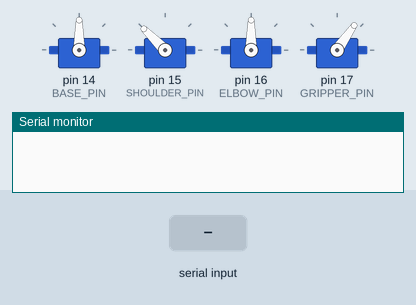
Simulated run of this sketch. Board: Arduino Uno, built with avr-gcc and run on an emulated ATmega328P. Shown: 4 × servo, the last lines printed to the serial monitor. The test bench sets the inputs (shaded band).

Above: at 1.2 s.
1.3 s: "H\n" received over Serial
At 1.45 s:
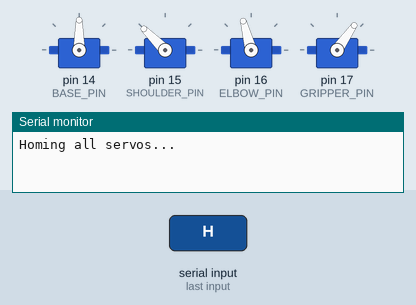
At 2.0 s:
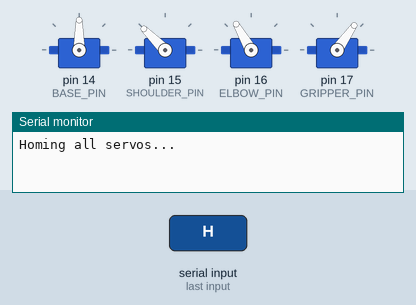
3.1 s: "90,45\n" received over Serial
4.6 s: "V,45\n" received over Serial
Timing chart, 0 to 7.6 s (numbered marks = the images above; inputs shaded):
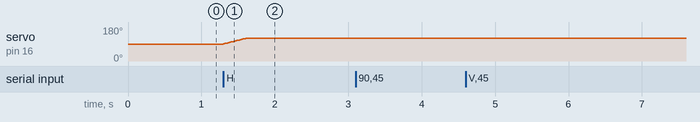

The sketch:

serial_arm_template.ino
```cpp
// TAKE NOTE: Once you find the angle limit for each joint,
// modify the following code to prevent the arm moving past these limits

#include <Servo.h>

const int BASE_PIN     = 14; // A0
const int SHOULDER_PIN = 15; // A1
const int ELBOW_PIN    = 16; // A2
const int GRIPPER_PIN  = 17; // A3

Servo base, shoulder, elbow, gripper;

int basePos = 90, shoulderPos = 135, elbowPos = 90, gripperPos = 55;
int msPerDeg = 10;

int parse3(const String *s) {
  if (!s) return -1;
  if (s->length() != 3) return -1;
  if (!isDigit(s->charAt(0)) || !isDigit(s->charAt(1)) || !isDigit(s->charAt(2))) return -1;
  return (s->charAt(0) - '0') * 100 + (s->charAt(1) - '0') * 10 + (s->charAt(2) - '0');
}

// moveSmooth takes in Servo name, Servo's current angle, and the new target angle
void moveSmooth(Servo *sv, int *cur, int target) {
  // Safeguard
  if (!sv || !cur) return;

  // Limits target to stay within a specified range
  target = constrain(target, 0, 180);

  // If target angle is greater than current angle, step is +ve
  // else, stel is -ve
  int step = (target > *cur) ? 1 : -1;

  while (*cur != target) {
    *cur += step;
    sv->write(*cur); // Need to change this in bare metal interpretation
    delay(msPerDeg);
  }
}

void homeAll() {
  moveSmooth(&base,     &basePos,     90); //neutral 090, range 000 to 180 (left right)
  moveSmooth(&shoulder, &shoulderPos, 135); //neutral 150, range 090 to 180 (up down)
  //shoulder min value assumes elbow is at neutral
  //shoulder 090 -> 60 <= elbow <= 160
  //shoulder 180 -> 50 <= elbow <= 180
  moveSmooth(&elbow,    &elbowPos,    120); //neutral 090, range 030 to 180 (front back)
  //elbow 180 -> 110 <= shoulder <= 160
  //elbow 050 -> 040 <= shoulder <= 100
  moveSmooth(&gripper,  &gripperPos,  55); //neutral 050, range 055 to 090 (grabby claw)
}

void setup() {
  Serial.begin(115200);

  // Each pin is asigned to each Servo
  base.attach(BASE_PIN);
  shoulder.attach(SHOULDER_PIN);
  elbow.attach(ELBOW_PIN);
  gripper.attach(GRIPPER_PIN);

  // Sets all Servos to 90deg(Default)
  base.write(basePos);
  shoulder.write(shoulderPos);
  elbow.write(elbowPos);
  gripper.write(gripperPos);
}

void loop() {
  if (!Serial.available()) return;

  // Reads a string with the command until newline
  String cmd = Serial.readStringUntil('\n');
  cmd.trim(); // Remove any extra whitespace
  if (!cmd.length()) return; // didn't read anything

  // Handle the home command
  if (cmd == "H") {
    Serial.println("Homing all servos...");
    homeAll();
    return;
  }

  // All subsequent commands need to have 4 characters
  if (cmd.length() != 4) {
    Serial.println("ERROR: Command is not 4 characters long");
    return;
  }

  // c is now the command character
  char c = cmd.charAt(0);
  // val is the numerical value of the argument
  int val = parse3(&cmd.substring(1));
  if (val < 0) {
    Serial.println("ERROR: Argument not valid");
    return;
  }

  // Vddd sets velocity as ms per degree
  if (c == 'V') {
    Serial.print("Setting velocity to ");
    Serial.println(val);
    msPerDeg = val;
    return;
  } else if (c == 'B') {
    Serial.print("Moving base to ");
    Serial.println(val);
    moveSmooth(&base, &basePos, val);
    return;
  } else if (c == 'S') {
    Serial.print("Moving shoulder to ");
    Serial.println(val);
    moveSmooth(&shoulder, &shoulderPos, val);
    return;
  } else if (c == 'E') {
    Serial.print("Moving elbow to ");
    Serial.println(val);
    moveSmooth(&elbow, &elbowPos, val);
    return;
  } else if (c == 'G') {
    Serial.print("Moving gripper to ");
    Serial.println(val);
    moveSmooth(&gripper, &gripperPos, val);
    return;
  } else {
    Serial.println("ERROR: Unknown command");
    return;
  }
}
```

Measured:
- after the input at 1.3 s, servo on pin 16 (ELBOW_PIN): moves from 90° to 120° over 0.30 s, starting at once
